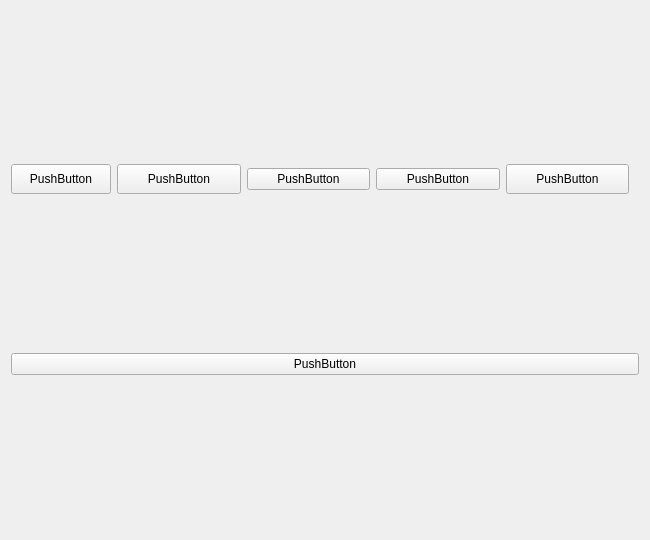
<?xml version="1.0" encoding="UTF-8"?>
<ui version="4.0">
 <class>Form</class>
 <widget class="QWidget" name="Form">
  <property name="geometry">
   <rect>
    <x>0</x>
    <y>0</y>
    <width>650</width>
    <height>540</height>
   </rect>
  </property>
  <property name="windowTitle">
   <string>Form</string>
  </property>
  <layout class="QVBoxLayout" name="verticalLayout">
   <item>
    <layout class="QHBoxLayout" name="horizontalLayout">
     <item>
      <widget class="QPushButton" name="pushButton_2">
       <property name="minimumSize">
        <size>
         <width>100</width>
         <height>0</height>
        </size>
       </property>
       <property name="maximumSize">
        <size>
         <width>100</width>
         <height>100</height>
        </size>
       </property>
       <property name="text">
        <string>PushButton</string>
       </property>
      </widget>
     </item>
     <item>
      <layout class="QHBoxLayout" name="horizontalLayout_2">
       <property name="sizeConstraint">
        <enum>QLayout::SetMaximumSize</enum>
       </property>
       <item>
        <widget class="QPushButton" name="pushButton_3">
         <property name="minimumSize">
          <size>
           <width>100</width>
           <height>30</height>
          </size>
         </property>
         <property name="text">
          <string>PushButton</string>
         </property>
        </widget>
       </item>
       <item>
        <widget class="QPushButton" name="pushButton_5">
         <property name="text">
          <string>PushButton</string>
         </property>
        </widget>
       </item>
       <item>
        <widget class="QPushButton" name="pushButton_6">
         <property name="text">
          <string>PushButton</string>
         </property>
        </widget>
       </item>
       <item>
        <widget class="QPushButton" name="pushButton_4">
         <property name="minimumSize">
          <size>
           <width>100</width>
           <height>30</height>
          </size>
         </property>
         <property name="text">
          <string>PushButton</string>
         </property>
        </widget>
       </item>
      </layout>
     </item>
     <item>
      <spacer name="horizontalSpacer">
       <property name="orientation">
        <enum>Qt::Horizontal</enum>
       </property>
       <property name="sizeType">
        <enum>QSizePolicy::Maximum</enum>
       </property>
       <property name="sizeHint" stdset="0">
        <size>
         <width>10</width>
         <height>20</height>
        </size>
       </property>
      </spacer>
     </item>
    </layout>
   </item>
   <item>
    <widget class="QPushButton" name="pushButton">
     <property name="text">
      <string>PushButton</string>
     </property>
    </widget>
   </item>
  </layout>
 </widget>
 <resources/>
 <connections/>
</ui>
